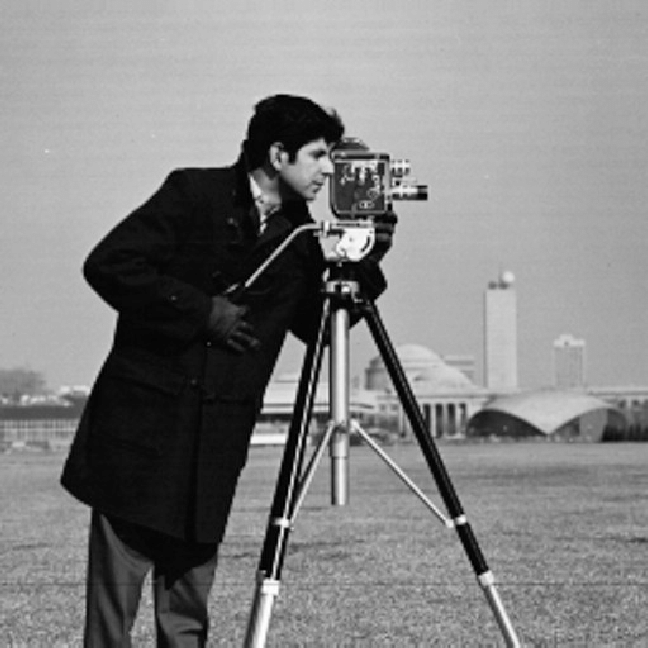
%> input picture Vision Computadora/Tareas/Tarea 2/cameraman.png, 648 x 648 px, given in place of cameraman.tif, which was not available
$ octave ho_filter.m   (GNU Octave 9; MATLAB toolbox functions it lacks are replaced by stand-ins)
%> lines starting %> are read from the running program, lines starting %| are printed output that depends on the picture; pictures that were not available may be replaced by others from this repository, and a replacement may not be noted
### Vision Computadora/Clases/Clase 2 - 21 Aug/homofil.m
function homofil(im,d,r,c,n)
%%%%%%%%%%Butterworth high pass filter %%%%%%%%%%%%%%
A=zeros(r,c);
for i=1:r
    for j=1:c
        A(i,j)=(((i-r/2).^2+(j-c/2).^2)).^(.5);
        H(i,j)=1/(1+((d/A(i,j))^(2*n)));
    end
end
%%%%%%%%%%%%%Using it for my application as homomorphic filtering is
%%%%%%%%%%%%%application specific, taking the value of alphaL and alphaH
%%%%%%%%%%%%%values accordingly.
alphaL=.0999;
aplhaH=1.01;
H=((aplhaH-alphaL).*H)+alphaL;
H=1-H;
%%%%%log of image
im_l=log2(1+im);
%%%%%DFT of logged image
im_f=fft2(im_l);
%%%%%Filter Applying DFT image
im_nf=H.*im_f;
%%%%Inverse DFT of filtered image
im_n=abs(ifft2(im_nf));
%%%%%Inverse log
im_e=exp(im_n);
% subplot(1,2,2);
subplot(122)
imshow((im_e),[])
% figure
% imshow(H)

### Vision Computadora/Clases/Clase 2 - 21 Aug/ho_filter.m
%
% MATLAB code that performs Homomorphic filtering, Using Butterworth
% High Pass Filter for performing filtering.
%%%%%%%%%%%%%%%%%%%%%%%%%%%%%
clc
close all
clear all
d=10;
order=2;
im=double(imread('cameraman.tif'));
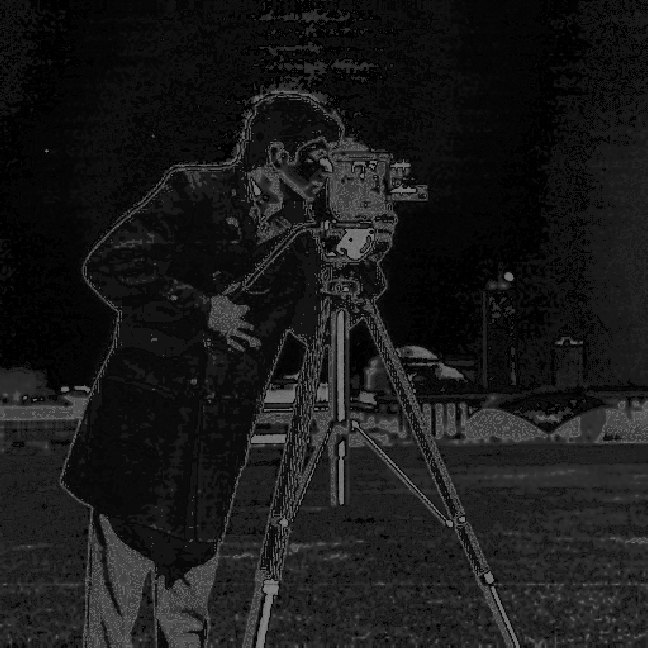
%> im: size 648x648 double; min 0, max 130, mean 24.9
subplot(121)
imshow(im./255);
[r c]=size(im);
%> r = 648; c = 648
homofil(im,d,r,c,order);
%> after the loop in homofil, `for i=1:r`:
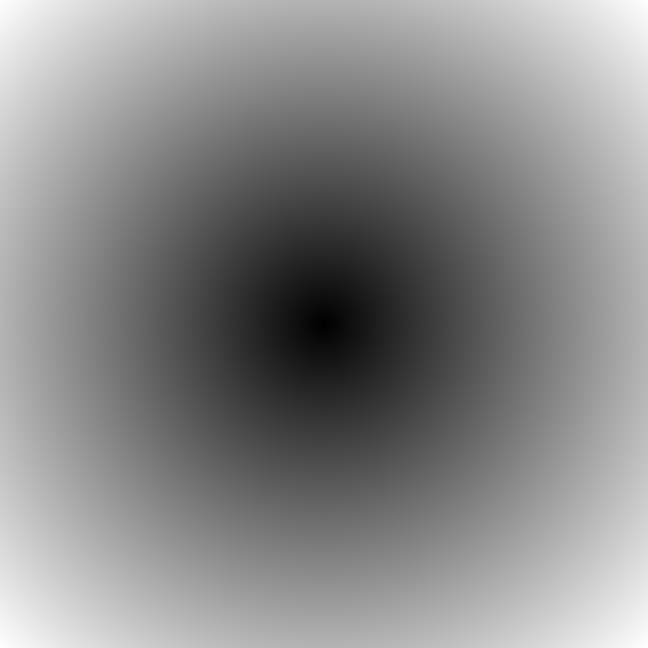
%> A: size 648x648 double; min 0, max 458.2, mean 247.9; drawn with min black and max white
%> after the loop in homofil, `for i=1:r`:
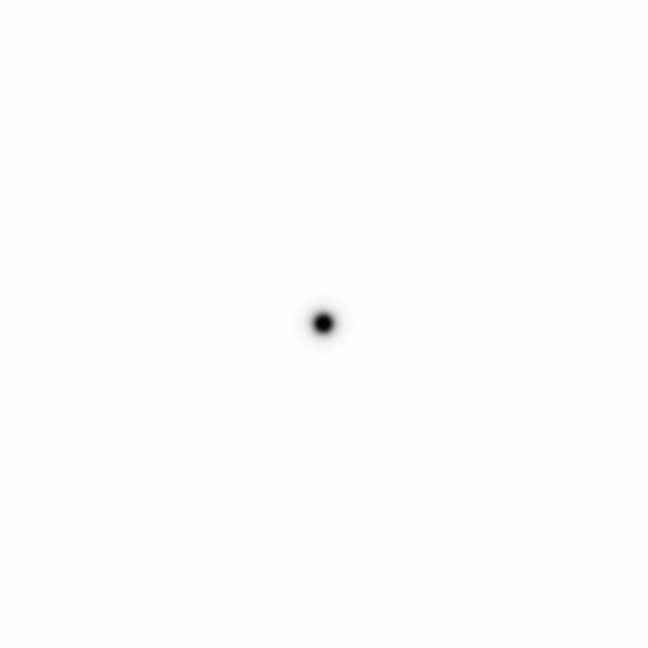
%> H: size 648x648 double; min 0, max 1, mean 0.999
%> in homofil, `im_l=log2(1+im);`:
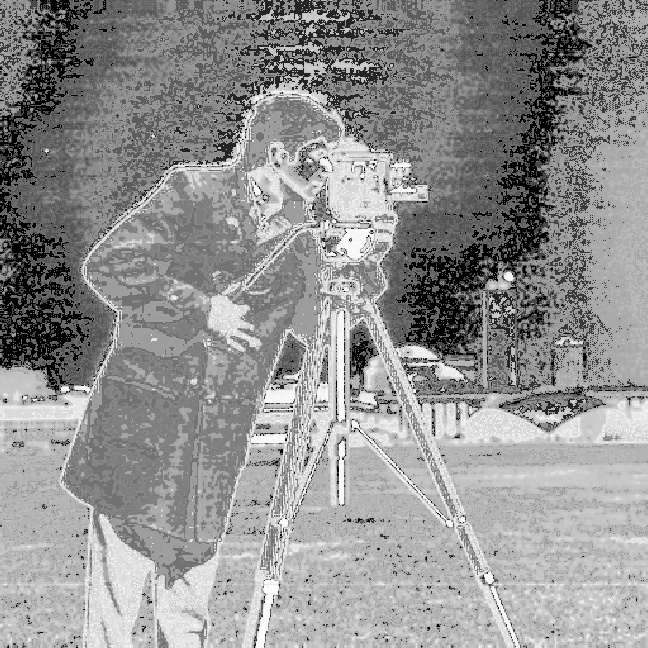
%> im_l: size 648x648 double; min 0, max 7.03, mean 4.01; drawn with min black and max white
%> in homofil, `im_n=abs(ifft2(im_nf));`:
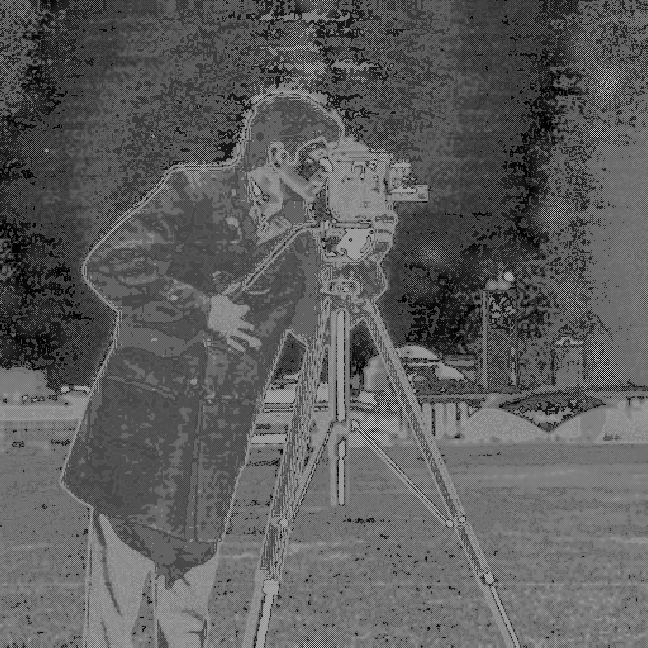
%> im_n: size 648x648 double; min 8.24e-06, max 0.112, mean 0.041; drawn with min black and max white
